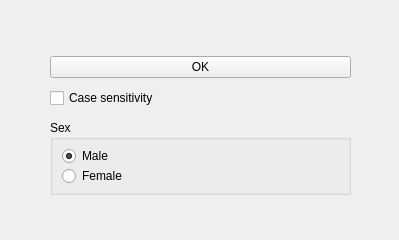
<?xml version="1.0" encoding="UTF-8"?>
<ui version="4.0">
 <class>buttonDemo</class>
 <widget class="QWidget" name="buttonDemo">
  <property name="geometry">
   <rect>
    <x>0</x>
    <y>0</y>
    <width>399</width>
    <height>240</height>
   </rect>
  </property>
  <property name="windowTitle">
   <string>Button Demo</string>
  </property>
  <widget class="QGroupBox" name="groupBox">
   <property name="enabled">
    <bool>true</bool>
   </property>
   <property name="geometry">
    <rect>
     <x>50</x>
     <y>120</y>
     <width>301</width>
     <height>75</height>
    </rect>
   </property>
   <property name="title">
    <string>Sex</string>
   </property>
   <layout class="QGridLayout" name="gridLayout">
    <item row="0" column="0">
     <widget class="QRadioButton" name="button1">
      <property name="autoFillBackground">
       <bool>false</bool>
      </property>
      <property name="text">
       <string>Male</string>
      </property>
      <property name="checkable">
       <bool>true</bool>
      </property>
      <property name="checked">
       <bool>true</bool>
      </property>
     </widget>
    </item>
    <item row="1" column="0">
     <widget class="QRadioButton" name="button2">
      <property name="text">
       <string>Female</string>
      </property>
     </widget>
    </item>
   </layout>
  </widget>
  <widget class="QWidget" name="">
   <property name="geometry">
    <rect>
     <x>50</x>
     <y>52</y>
     <width>301</width>
     <height>61</height>
    </rect>
   </property>
   <layout class="QVBoxLayout" name="verticalLayout">
    <item>
     <widget class="QPushButton" name="button">
      <property name="layoutDirection">
       <enum>Qt::LeftToRight</enum>
      </property>
      <property name="text">
       <string>OK</string>
      </property>
     </widget>
    </item>
    <item>
     <widget class="QCheckBox" name="checkBox">
      <property name="text">
       <string>Case sensitivity</string>
      </property>
     </widget>
    </item>
   </layout>
  </widget>
 </widget>
 <resources/>
 <connections/>
</ui>
